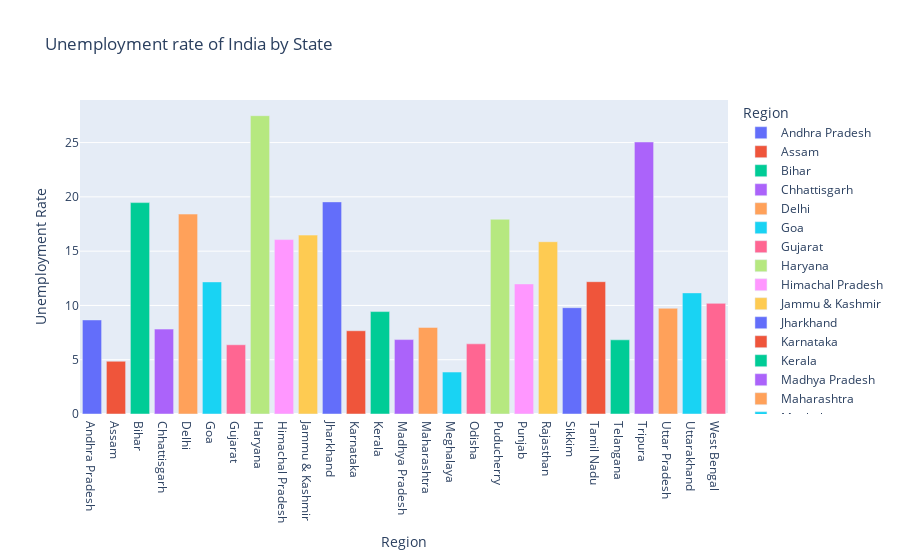

The notebook cell saved with this chart:
### Code cell
temp=pd.DataFrame(dataset1.groupby("Region",as_index=False)['Unemployment Rate'].mean())
px.bar(temp,x='Region',y='Unemployment Rate',color='Region',title="Unemployment rate of India by State")

### Figure 1 — Plotly figure (JSON) as saved in the notebook; plotly's stock layout.template omitted (floating-point values rounded to 4 significant figures)
{"data": [{"alignmentgroup": "True", "hovertemplate": "Region=%{x}<br>Unemployment Rate=%{y}<extra></extra>", "legendgroup": "Andhra Pradesh", "marker": {"color": "#636efa", "pattern": {"shape": ""}}, "name": "Andhra Pradesh", "offsetgroup": "Andhra Pradesh", "orientation": "v", "showlegend": true, "textposition": "auto", "type": "bar", "x": ["Andhra Pradesh"], "xaxis": "x", "y": [8.664], "yaxis": "y"}, {"alignmentgroup": "True", "hovertemplate": "Region=%{x}<br>Unemployment Rate=%{y}<extra></extra>", "legendgroup": "Assam", "marker": {"color": "#EF553B", "pattern": {"shape": ""}}, "name": "Assam", "offsetgroup": "Assam", "orientation": "v", "showlegend": true, "textposition": "auto", "type": "bar", "x": ["Assam"], "xaxis": "x", "y": [4.856], "yaxis": "y"}, {"alignmentgroup": "True", "hovertemplate": "Region=%{x}<br>Unemployment Rate=%{y}<extra></extra>", "legendgroup": "Bihar", "marker": {"color": "#00cc96", "pattern": {"shape": ""}}, "name": "Bihar", "offsetgroup": "Bihar", "orientation": "v", "showlegend": true, "textposition": "auto", "type": "bar", "x": ["Bihar"], "xaxis": "x", "y": [19.47], "yaxis": "y"}, {"alignmentgroup": "True", "hovertemplate": "Region=%{x}<br>Unemployment Rate=%{y}<extra></extra>", "legendgroup": "Chhattisgarh", "marker": {"color": "#ab63fa", "pattern": {"shape": ""}}, "name": "Chhattisgarh", "offsetgroup": "Chhattisgarh", "orientation": "v", "showlegend": true, "textposition": "auto", "type": "bar", "x": ["Chhattisgarh"], "xaxis": "x", "y": [7.819], "yaxis": "y"}, {"alignmentgroup": "True", "hovertemplate": "Region=%{x}<br>Unemployment Rate=%{y}<extra></extra>", "legendgroup": "Delhi", "marker": {"color": "#FFA15A", "pattern": {"shape": ""}}, "name": "Delhi", "offsetgroup": "Delhi", "orientation": "v", "showlegend": true, "textposition": "auto", "type": "bar", "x": ["Delhi"], "xaxis": "x", "y": [18.41], "yaxis": "y"}, {"alignmentgroup": "True", "hovertemplate": "Region=%{x}<br>Unemployment Rate=%{y}<extra></extra>", "legendgroup": "Goa", "marker": {"color": "#19d3f3", "pattern": {"shape": ""}}, "name": "Goa", "offsetgroup": "Goa", "orientation": "v", "showlegend": true, "textposition": "auto", "type": "bar", "x": ["Goa"], "xaxis": "x", "y": [12.17], "yaxis": "y"}, {"alignmentgroup": "True", "hovertemplate": "Region=%{x}<br>Unemployment Rate=%{y}<extra></extra>", "legendgroup": "Gujarat", "marker": {"color": "#FF6692", "pattern": {"shape": ""}}, "name": "Gujarat", "offsetgroup": "Gujarat", "orientation": "v", "showlegend": true, "textposition": "auto", "type": "bar", "x": ["Gujarat"], "xaxis": "x", "y": [6.376], "yaxis": "y"}, {"alignmentgroup": "True", "hovertemplate": "Region=%{x}<br>Unemployment Rate=%{y}<extra></extra>", "legendgroup": "Haryana", "marker": {"color": "#B6E880", "pattern": {"shape": ""}}, "name": "Haryana", "offsetgroup": "Haryana", "orientation": "v", "showlegend": true, "textposition": "auto", "type": "bar", "x": ["Haryana"], "xaxis": "x", "y": [27.48], "yaxis": "y"}, {"alignmentgroup": "True", "hovertemplate": "Region=%{x}<br>Unemployment Rate=%{y}<extra></extra>", "legendgroup": "Himachal Pradesh", "marker": {"color": "#FF97FF", "pattern": {"shape": ""}}, "name": "Himachal Pradesh", "offsetgroup": "Himachal Pradesh", "orientation": "v", "showlegend": true, "textposition": "auto", "type": "bar", "x": ["Himachal Pradesh"], "xaxis": "x", "y": [16.07], "yaxis": "y"}, {"alignmentgroup": "True", "hovertemplate": "Region=%{x}<br>Unemployment Rate=%{y}<extra></extra>", "legendgroup": "Jammu & Kashmir", "marker": {"color": "#FECB52", "pattern": {"shape": ""}}, "name": "Jammu & Kashmir", "offsetgroup": "Jammu & Kashmir", "orientation": "v", "showlegend": true, "textposition": "auto", "type": "bar", "x": ["Jammu & Kashmir"], "xaxis": "x", "y": [16.48], "yaxis": "y"}, {"alignmentgroup": "True", "hovertemplate": "Region=%{x}<br>Unemployment Rate=%{y}<extra></extra>", "legendgroup": "Jharkhand", "marker": {"color": "#636efa", "pattern": {"shape": ""}}, "name": "Jharkhand", "offsetgroup": "Jharkhand", "orientation": "v", "showlegend": true, "textposition": "auto", "type": "bar", "x": ["Jharkhand"], "xaxis": "x", "y": [19.54], "yaxis": "y"}, {"alignmentgroup": "True", "hovertemplate": "Region=%{x}<br>Unemployment Rate=%{y}<extra></extra>", "legendgroup": "Karnataka", "marker": {"color": "#EF553B", "pattern": {"shape": ""}}, "name": "Karnataka", "offsetgroup": "Karnataka", "orientation": "v", "showlegend": true, "textposition": "auto", "type": "bar", "x": ["Karnataka"], "xaxis": "x", "y": [7.668], "yaxis": "y"}, {"alignmentgroup": "True", "hovertemplate": "Region=%{x}<br>Unemployment Rate=%{y}<extra></extra>", "legendgroup": "Kerala", "marker": {"color": "#00cc96", "pattern": {"shape": ""}}, "name": "Kerala", "offsetgroup": "Kerala", "orientation": "v", "showlegend": true, "textposition": "auto", "type": "bar", "x": ["Kerala"], "xaxis": "x", "y": [9.434], "yaxis": "y"}, {"alignmentgroup": "True", "hovertemplate": "Region=%{x}<br>Unemployment Rate=%{y}<extra></extra>", "legendgroup": "Madhya Pradesh", "marker": {"color": "#ab63fa", "pattern": {"shape": ""}}, "name": "Madhya Pradesh", "offsetgroup": "Madhya Pradesh", "orientation": "v", "showlegend": true, "textposition": "auto", "type": "bar", "x": ["Madhya Pradesh"], "xaxis": "x", "y": [6.854], "yaxis": "y"}, {"alignmentgroup": "True", "hovertemplate": "Region=%{x}<br>Unemployment Rate=%{y}<extra></extra>", "legendgroup": "Maharashtra", "marker": {"color": "#FFA15A", "pattern": {"shape": ""}}, "name": "Maharashtra", "offsetgroup": "Maharashtra", "orientation": "v", "showlegend": true, "textposition": "auto", "type": "bar", "x": ["Maharashtra"], "xaxis": "x", "y": [7.979], "yaxis": "y"}, {"alignmentgroup": "True", "hovertemplate": "Region=%{x}<br>Unemployment Rate=%{y}<extra></extra>", "legendgroup": "Meghalaya", "marker": {"color": "#19d3f3", "pattern": {"shape": ""}}, "name": "Meghalaya", "offsetgroup": "Meghalaya", "orientation": "v", "showlegend": true, "textposition": "auto", "type": "bar", "x": ["Meghalaya"], "xaxis": "x", "y": [3.866], "yaxis": "y"}, {"alignmentgroup": "True", "hovertemplate": "Region=%{x}<br>Unemployment Rate=%{y}<extra></extra>", "legendgroup": "Odisha", "marker": {"color": "#FF6692", "pattern": {"shape": ""}}, "name": "Odisha", "offsetgroup": "Odisha", "orientation": "v", "showlegend": true, "textposition": "auto", "type": "bar", "x": ["Odisha"], "xaxis": "x", "y": [6.462], "yaxis": "y"}, {"alignmentgroup": "True", "hovertemplate": "Region=%{x}<br>Unemployment Rate=%{y}<extra></extra>", "legendgroup": "Puducherry", "marker": {"color": "#B6E880", "pattern": {"shape": ""}}, "name": "Puducherry", "offsetgroup": "Puducherry", "orientation": "v", "showlegend": true, "textposition": "auto", "type": "bar", "x": ["Puducherry"], "xaxis": "x", "y": [17.94], "yaxis": "y"}, {"alignmentgroup": "True", "hovertemplate": "Region=%{x}<br>Unemployment Rate=%{y}<extra></extra>", "legendgroup": "Punjab", "marker": {"color": "#FF97FF", "pattern": {"shape": ""}}, "name": "Punjab", "offsetgroup": "Punjab", "orientation": "v", "showlegend": true, "textposition": "auto", "type": "bar", "x": ["Punjab"], "xaxis": "x", "y": [11.98], "yaxis": "y"}, {"alignmentgroup": "True", "hovertemplate": "Region=%{x}<br>Unemployment Rate=%{y}<extra></extra>", "legendgroup": "Rajasthan", "marker": {"color": "#FECB52", "pattern": {"shape": ""}}, "name": "Rajasthan", "offsetgroup": "Rajasthan", "orientation": "v", "showlegend": true, "textposition": "auto", "type": "bar", "x": ["Rajasthan"], "xaxis": "x", "y": [15.87], "yaxis": "y"}, {"alignmentgroup": "True", "hovertemplate": "Region=%{x}<br>Unemployment Rate=%{y}<extra></extra>", "legendgroup": "Sikkim", "marker": {"color": "#636efa", "pattern": {"shape": ""}}, "name": "Sikkim", "offsetgroup": "Sikkim", "orientation": "v", "showlegend": true, "textposition": "auto", "type": "bar", "x": ["Sikkim"], "xaxis": "x", "y": [9.793], "yaxis": "y"}, {"alignmentgroup": "True", "hovertemplate": "Region=%{x}<br>Unemployment Rate=%{y}<extra></extra>", "legendgroup": "Tamil Nadu", "marker": {"color": "#EF553B", "pattern": {"shape": ""}}, "name": "Tamil Nadu", "offsetgroup": "Tamil Nadu", "orientation": "v", "showlegend": true, "textposition": "auto", "type": "bar", "x": ["Tamil Nadu"], "xaxis": "x", "y": [12.19], "yaxis": "y"}, {"alignmentgroup": "True", "hovertemplate": "Region=%{x}<br>Unemployment Rate=%{y}<extra></extra>", "legendgroup": "Telangana", "marker": {"color": "#00cc96", "pattern": {"shape": ""}}, "name": "Telangana", "offsetgroup": "Telangana", "orientation": "v", "showlegend": true, "textposition": "auto", "type": "bar", "x": ["Telangana"], "xaxis": "x", "y": [6.833], "yaxis": "y"}, {"alignmentgroup": "True", "hovertemplate": "Region=%{x}<br>Unemployment Rate=%{y}<extra></extra>", "legendgroup": "Tripura", "marker": {"color": "#ab63fa", "pattern": {"shape": ""}}, "name": "Tripura", "offsetgroup": "Tripura", "orientation": "v", "showlegend": true, "textposition": "auto", "type": "bar", "x": ["Tripura"], "xaxis": "x", "y": [25.05], "yaxis": "y"}, {"alignmentgroup": "True", "hovertemplate": "Region=%{x}<br>Unemployment Rate=%{y}<extra></extra>", "legendgroup": "Uttar Pradesh", "marker": {"color": "#FFA15A", "pattern": {"shape": ""}}, "name": "Uttar Pradesh", "offsetgroup": "Uttar Pradesh", "orientation": "v", "showlegend": true, "textposition": "auto", "type": "bar", "x": ["Uttar Pradesh"], "xaxis": "x", "y": [9.737], "yaxis": "y"}, {"alignmentgroup": "True", "hovertemplate": "Region=%{x}<br>Unemployment Rate=%{y}<extra></extra>", "legendgroup": "Uttarakhand", "marker": {"color": "#19d3f3", "pattern": {"shape": ""}}, "name": "Uttarakhand", "offsetgroup": "Uttarakhand", "orientation": "v", "showlegend": true, "textposition": "auto", "type": "bar", "x": ["Uttarakhand"], "xaxis": "x", "y": [11.16], "yaxis": "y"}, {"alignmentgroup": "True", "hovertemplate": "Region=%{x}<br>Unemployment Rate=%{y}<extra></extra>", "legendgroup": "West Bengal", "marker": {"color": "#FF6692", "pattern": {"shape": ""}}, "name": "West Bengal", "offsetgroup": "West Bengal", "orientation": "v", "showlegend": true, "textposition": "auto", "type": "bar", "x": ["West Bengal"], "xaxis": "x", "y": [10.19], "yaxis": "y"}], "layout": {"barmode": "relative", "legend": {"title": {"text": "Region"}, "tracegroupgap": 0}, "title": {"text": "Unemployment rate of India by State"}, "xaxis": {"anchor": "y", "categoryarray": ["Andhra Pradesh", "Assam", "Bihar", "Chhattisgarh", "Delhi", "Goa", "Gujarat", "Haryana", "Himachal Pradesh", "Jammu & Kashmir", "Jharkhand", "Karnataka", "Kerala", "Madhya Pradesh", "Maharashtra", "Meghalaya", "Odisha", "Puducherry", "Punjab", "Rajasthan", "Sikkim", "Tamil Nadu", "Telangana", "Tripura", "Uttar Pradesh", "Uttarakhand", "West Bengal"], "categoryorder": "array", "domain": [0, 1], "title": {"text": "Region"}}, "yaxis": {"anchor": "x", "domain": [0, 1], "title": {"text": "Unemployment Rate"}}}}
